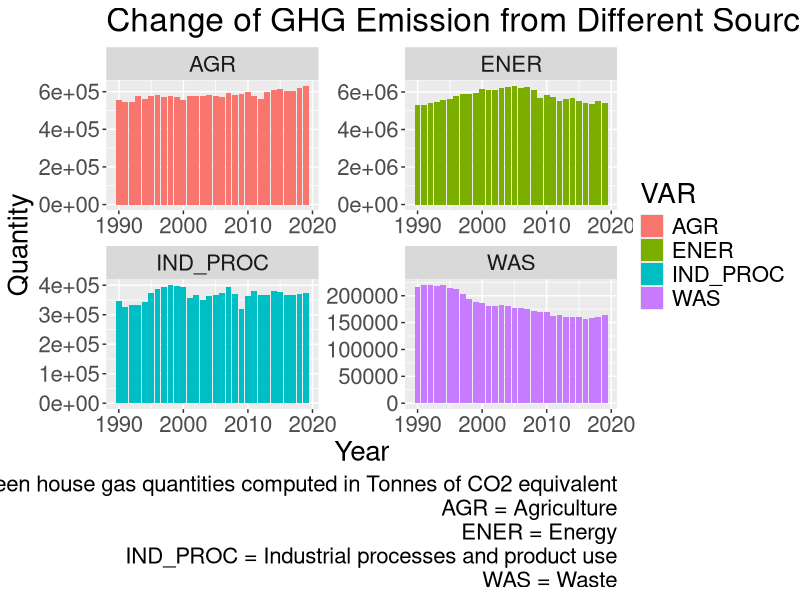
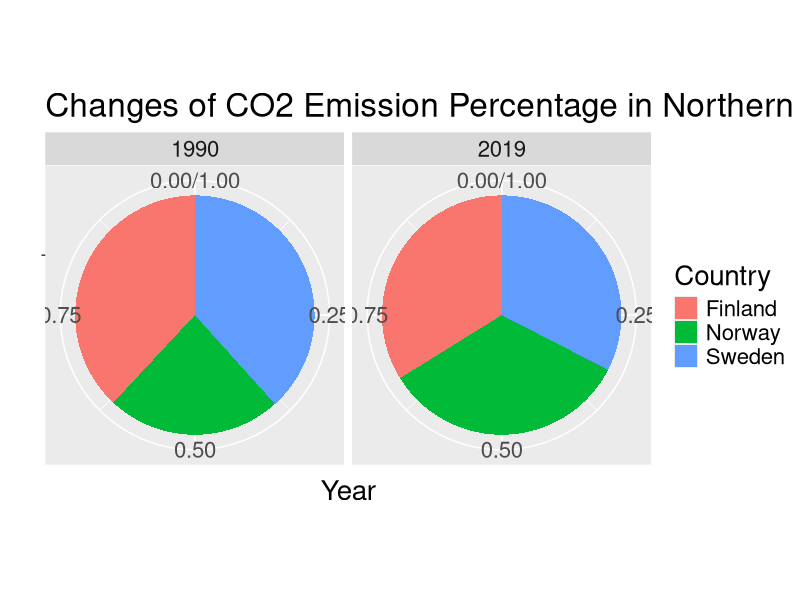

The R script that drew these images, in order:
library(rstudioapi)
setwd(dirname(rstudioapi::getActiveDocumentContext()$path))
library(ggplot2)

### load white/black-hat files
df_white_hat <- read.csv('white-hat-data.csv')

df_black_hat <- read.csv('black-hat-data.csv')

### make the white/black-hat plots
png('white-hat-viz.png',width=1000,height=1000)
ggplot(df_white_hat,aes(x=Year,y=Value,fill=VAR))+
  geom_bar(stat="identity", position=position_dodge())+
  facet_wrap(~VAR,scales='free')+
  ggtitle('Change of GHG Emission from Different Sources in USA over the Past 30 Years')+
  ylab('Quantity')+labs(caption='Green house gas quantities computed in Tonnes of CO2 equivalent
  AGR = Agriculture
  ENER = Energy
  IND_PROC = Industrial processes and product use
  WAS = Waste')+
  theme(text = element_text(size = 20))
dev.off()

png('black-hat-viz.png',width=1000,height=1000)
ggplot(df_black_hat,aes(x='',y=perc,fill=Country))+
  geom_bar(stat="identity",width=1)+
  coord_polar('y')+
  facet_grid(~Year)+
  ggtitle('Changes of CO2 Emission Percentage in Northern European Countries')+
  xlab('')+
  ylab('Year')+
  theme(text = element_text(size = 20))
dev.off()
